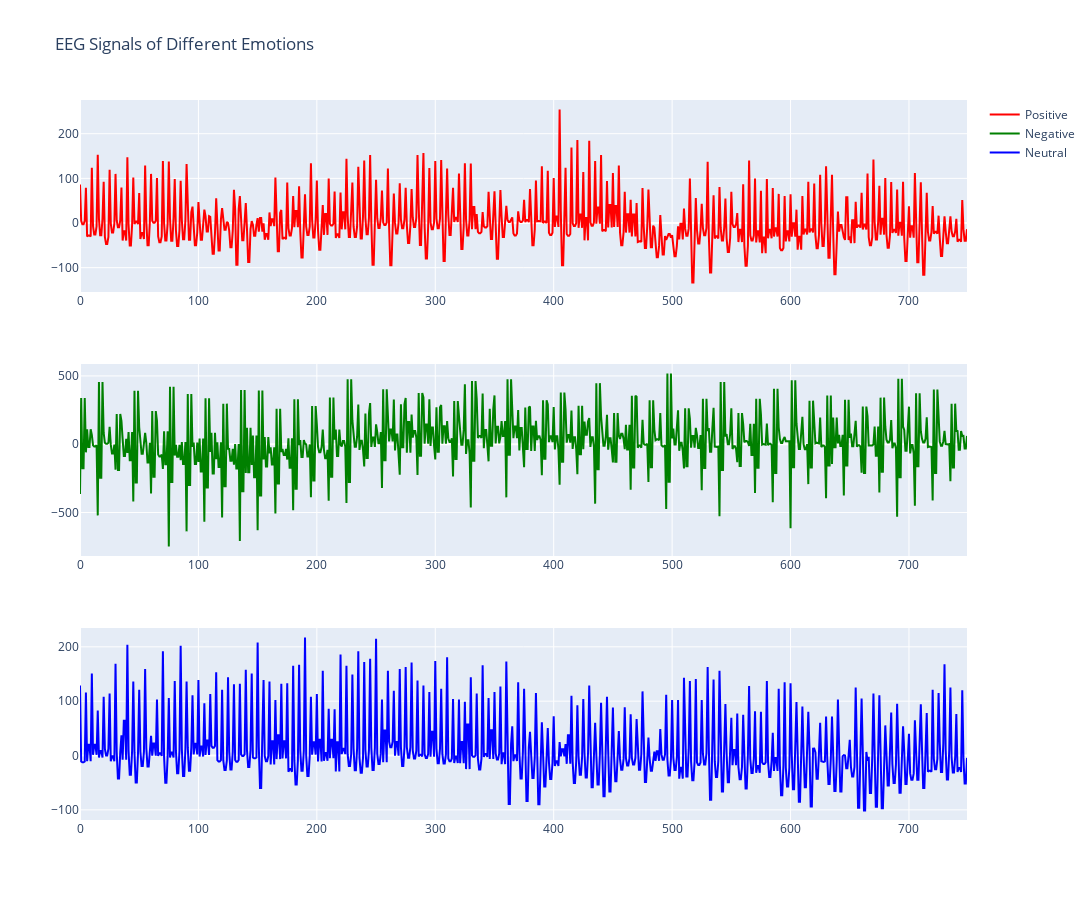

Notebook code for this chart:
### Code cell
import plotly.subplots as sp
import plotly.graph_objs as go

fig = sp.make_subplots(rows=3, cols=1)

fig.add_trace(go.Scatter(x=list(range(len(sample_positive))), y=sample_positive, mode='lines', name='Positive', line=dict(color='red')), row=1, col=1)
fig.add_trace(go.Scatter(x=list(range(len(sample_negative))), y=sample_negative, mode='lines', name='Negative', line=dict(color='green')), row=2, col=1)
fig.add_trace(go.Scatter(x=list(range(len(sample_neutral))), y=sample_neutral, mode='lines', name='Neutral', line=dict(color='blue')), row=3, col=1)

fig.update_layout(height=900, width=1200, title_text="EEG Signals of Different Emotions")
fig.show()

### Figure 1 — Plotly figure (JSON) as saved in the notebook; plotly's stock layout.template omitted (floating-point values rounded to 4 significant figures; data arrays with more than 128 entries replaced by an {"elided": "..."} marker saying what was removed)
{"data": [{"line": {"color": "red"}, "mode": "lines", "name": "Positive", "type": "scatter", "x": {"elided": "750 int values"}, "xaxis": "x", "y": {"elided": "750 float values"}, "yaxis": "y"}, {"line": {"color": "green"}, "mode": "lines", "name": "Negative", "type": "scatter", "x": {"elided": "750 int values"}, "xaxis": "x2", "y": {"elided": "750 float values"}, "yaxis": "y2"}, {"line": {"color": "blue"}, "mode": "lines", "name": "Neutral", "type": "scatter", "x": {"elided": "750 int values"}, "xaxis": "x3", "y": {"elided": "750 float values"}, "yaxis": "y3"}], "layout": {"height": 900, "title": {"text": "EEG Signals of Different Emotions"}, "width": 1200, "xaxis": {"anchor": "y", "domain": [0, 1]}, "xaxis2": {"anchor": "y2", "domain": [0, 1]}, "xaxis3": {"anchor": "y3", "domain": [0, 1]}, "yaxis": {"anchor": "x", "domain": [0.7333, 1]}, "yaxis2": {"anchor": "x2", "domain": [0.3667, 0.6333]}, "yaxis3": {"anchor": "x3", "domain": [0, 0.2667]}}}
